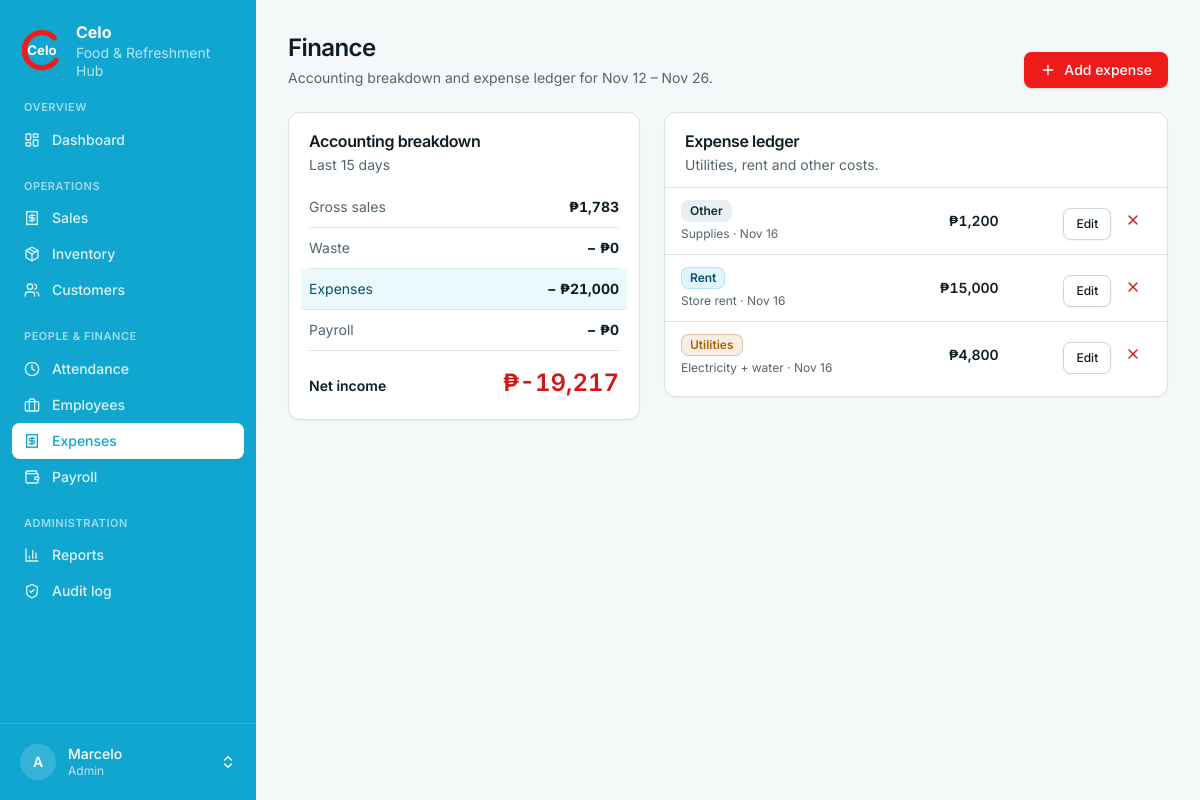
Screenshot of /finance/expenses/ (signed in) with the database file from the repository.
### accounts/models.py (models this page shows)
class User(AbstractUser):
    class Role(models.TextChoices):
        ADMIN = "admin", "Admin"
        STAFF = "staff", "Staff"
    role = models.CharField(max_length=10, choices=Role.choices, default=Role.STAFF)
    @property
    def is_celo_admin(self):
        return self.is_superuser or self.role == self.Role.ADMIN

### finance/models.py (models this page shows, shortened)
class Expense(models.Model):
    class Category(models.TextChoices):
        UTILITIES = "utilities", "Utilities"
        RENT = "rent", "Rent"
        OTHER = "other", "Other"
    category = models.CharField(max_length=10, choices=Category.choices, default=Category.UTILITIES)
    description = models.CharField(max_length=160, blank=True, help_text="e.g. Electricity + water")
    amount = models.DecimalField(max_digits=12, decimal_places=2, validators=[MinValueValidator(Decimal("0.01"))])
    incurred_on = models.DateField(default=timezone.localdate)
    class Meta:
        ordering = ["-incurred_on", "-id"]

### finance/views.py (the view)
# urls.py: path("expenses/", views.expense_list, name="expenses"),
@admin_required
def expense_list(request):
    start, end = services.current_period()
    return render(request, "finance/expense_list.html", {
        "expenses": Expense.objects.filter(incurred_on__range=(start, end)),
        "b": services.accounting_breakdown(start, end),
    })

### accounts/permissions.py (called while the page is built)
def admin_required(view):
    @login_required
    @wraps(view)
    def wrapper(request, *args, **kwargs):
        if not request.user.is_celo_admin:
            raise PermissionDenied
        return view(request, *args, **kwargs)
    return wrapper

### celo/utils.py (called while the page is built)
def day_start(d: date) -> datetime:
    return timezone.make_aware(datetime.combine(d, time.min))

def day_end(d: date) -> datetime:
    return day_start(d + timedelta(days=1))

### finance/services.py (called while the page is built)
def current_period():
    end = timezone.localdate()
    return end - timedelta(days=settings.CELO_PAYROLL_PERIOD_DAYS - 1), end

def gross_sales(start, end):
    return Order.objects.filter(created_at__gte=day_start(start), created_at__lt=day_end(end)) \
        .aggregate(t=Sum("total"))["t"] or ZERO

def accounting_breakdown(start, end):
    gross = gross_sales(start, end)
    waste = WasteRecord.objects.filter(recorded_at__gte=day_start(start), recorded_at__lt=day_end(end)) \
        .aggregate(t=Sum("cost"))["t"] or ZERO
    expenses = Expense.objects.filter(incurred_on__range=(start, end)).aggregate(t=Sum("amount"))["t"] or ZERO
    payroll = PayrollRecord.objects.filter(period_end__range=(start, end)).aggregate(t=Sum("amount"))["t"] or ZERO
    return {
        "start": start, "end": end, "gross": gross, "waste": waste,
        "expenses": expenses, "payroll": payroll,
        "net": gross - waste - expenses - payroll,
    }

### templates/finance/expense_list.html (shortened to what this page needs)
{% extends "base.html" %}{% load humanize %}
{% block page_title %}Finance{% endblock %}
{% block page_desc %}Accounting breakdown and expense ledger for {{ b.start|date:"M d" }} – {{ b.end|date:"M d" }}.{% endblock %}
{% block actions %}<a class="btn btn-primary" href="{% url 'finance:expense_new' %}">{% include "partials/icon.html" with name="plus" %}Add expense</a>{% endblock %}
{% block content %}
<div class="grid items-start gap-6 lg:grid-cols-[22rem_minmax(0,1fr)]">
  <section class="card">
    <div class="card-header"><h2 class="card-title">Accounting breakdown</h2><p class="card-description">Last 15 days</p></div>
    <div class="card-content text-sm">
      <div class="flex justify-between border-b py-2.5"><span class="text-muted-foreground">Gross sales</span><strong class="tabular-nums">₱{{ b.gross|floatformat:"-2"|intcomma }}</strong></div>
      <div class="flex justify-between border-b py-2.5"><span class="text-muted-foreground">Waste</span><strong class="tabular-nums">− ₱{{ b.waste|floatformat:"-2"|intcomma }}</strong></div>
      <div class="flex justify-between border-b bg-accent/60 px-2 py-2.5 -mx-2 rounded"><span class="text-accent-foreground">Expenses</span><strong class="tabular-nums">− ₱{{ b.expenses|floatformat:"-2"|intcomma }}</strong></div>
      <div class="flex justify-between border-b py-2.5"><span class="text-muted-foreground">Payroll</span><strong class="tabular-nums">− ₱{{ b.payroll|floatformat:"-2"|intcomma }}</strong></div>
      <div class="flex items-baseline justify-between pt-4"><span class="font-semibold">Net income</span>
        <span class="text-2xl font-semibold tabular-nums {% if b.net < 0 %}text-destructive{% endif %}">₱{{ b.net|floatformat:"-2"|intcomma }}</span></div>
    </div>
  </section>
  <section class="card">
    <div class="card-header"><h2 class="card-title">Expense ledger</h2><p class="card-description">Utilities, rent and other costs.</p></div>
    <div class="card-content px-0 pb-2"><div class="table-wrap"><table>
      <tbody>
      {% for e in expenses %}
        <tr>
          <td><span class="badge {% if e.category == 'rent' %}badge-cyan{% elif e.category == 'utilities' %}badge-amber{% else %}badge-muted{% endif %}">{{ e.get_category_display }}</span>
              <div class="mt-1 text-xs text-muted-foreground">{{ e.description }}{% if e.description %} · {% endif %}{{ e.incurred_on|date:"M d" }}</div></td>
          <td class="num font-semibold">₱{{ e.amount|floatformat:"-2"|intcomma }}</td>
          <td class="num whitespace-nowrap">
            <a class="btn btn-outline btn-sm" href="{% url 'finance:expense_edit' e.pk %}">Edit</a>
            <a class="btn btn-ghost btn-icon btn-sm text-destructive hover:text-destructive" href="{% url 'finance:expense_delete' e.pk %}" aria-label="Delete expense">{% include "partials/icon.html" with name="x" %}</a>
          </td>
        </tr>
      {% empty %}<tr><td colspan="3" class="py-10 text-center text-muted-foreground">No expenses in this 15-day period.</td></tr>{% endfor %}
      </tbody>
    </table></div></div>
  </section>
</div>
{% endblock %}

### templates/base.html (shortened to what this page needs)
{% load celo_ui %}<!doctype html>
<html lang="en" class="h-full">
<head>
  {% include "partials/tailwind.html" %}
</head>
<body class="min-h-full bg-background font-sans text-foreground antialiased">
<div class="min-h-screen {% if user.is_authenticated %}md:grid md:grid-cols-[16rem_minmax(0,1fr)]{% endif %}">
{% if user.is_authenticated %}
  {% nav_items as groups %}
  <aside id="sidebar" class="fixed inset-y-0 left-0 z-40 flex w-64 -translate-x-full flex-col bg-brand-dark text-white transition-transform duration-200 md:sticky md:top-0 md:h-screen md:translate-x-0 print:hidden">
    <a href="{% url 'dashboard:home' %}" class="flex items-center gap-3 px-5 py-5" aria-label="Celo home">
      <svg viewBox="0 0 100 100" class="h-11 w-11 shrink-0" role="img" aria-label="Celo logo">
        <text x="50" y="62" text-anchor="middle" font-size="30" font-weight="700" fill="#fff" font-family="Inter, system-ui, sans-serif">Celo</text>
      </svg>
      <span class="text-sm leading-tight"><strong class="block text-base">Celo</strong><span class="text-white/70">Food &amp; Refreshment Hub</span></span>
    </a>
    <nav class="flex-1 space-y-5 overflow-y-auto px-3 pb-4" aria-label="Main">
      {% for g in groups %}
        <div>
          <p class="px-3 pb-1.5 text-[11px] font-semibold uppercase tracking-wider text-white/60">{{ g.label }}</p>
          {% for i in g.items %}
            <a href="{{ i.href }}" {% if i.active %}aria-current="page"{% endif %}
               class="flex items-center gap-3 rounded-md px-3 py-2 text-sm font-medium transition-colors {% if i.active %}bg-white text-brand-dark shadow-sm{% else %}text-white/85 hover:bg-white/10 hover:text-white{% endif %}">
              {% include "partials/icon.html" with name=i.icon %}{{ i.label }}
            </a>
          {% endfor %}
        </div>
      {% endfor %}
    </nav>
    <div class="relative border-t border-white/15 p-3">
      <button type="button" id="profile-btn" aria-haspopup="menu" aria-expanded="false" aria-controls="profile-menu"
              class="flex w-full items-center gap-3 rounded-md px-2 py-2 text-left transition-colors hover:bg-white/10 {% if request.resolver_match.app_name == 'accounts' %}bg-white/10{% endif %}">
        <span class="grid h-9 w-9 shrink-0 place-items-center rounded-full bg-white/15 text-sm font-semibold">{{ user.username|slice:":1"|upper }}</span>
        <span class="min-w-0 flex-1 text-sm leading-tight"><span class="block truncate font-medium">{{ user.get_full_name|default:user.username }}</span><span class="block text-xs text-white/70">{{ user.get_role_display }}</span></span>
      </button>
    </div>
  </aside>
{% endif %}
  <div class="min-w-0">
    <main class="mx-auto w-full max-w-6xl p-4 sm:p-6 lg:p-8">
      {% block header %}
        <div class="mb-6 flex flex-wrap items-end justify-between gap-3 print:hidden">
          <div>
            <h1 class="text-2xl font-semibold tracking-tight">{% block page_title %}{% endblock %}</h1>
            <p class="mt-1 text-sm text-muted-foreground">{% block page_desc %}{% endblock %}</p>
          </div>
          <div class="flex flex-wrap items-center gap-2">{% block actions %}{% endblock %}</div>
        </div>
      {% endblock %}
      {% block content %}{% endblock %}
    </main>
  </div>
</div>
</body>
</html>

### rows the page displays
User: username "A", get_full_name "Marcelo", role "Admin"
Expense: category "Other", description "Supplies", incurred_on "Nov 16", amount "1,200"
Expense: category "Rent", description "Store rent", incurred_on "Nov 16", amount "15,000"
Expense: category "Utilities", description "Electricity + water", incurred_on "Nov 16", amount "4,800"

### other values shown
{{ g.label }} "OVERVIEW" "OPERATIONS" "PEOPLE & FINANCE" "ADMINISTRATION"
{{ i.label }} "Dashboard" "Sales" "Inventory" "Customers" "Attendance" "Employees" "Expenses" "Payroll" "Reports" "Audit log"
{{ b.start|date:"M d" }} "Nov 12"
{{ b.end|date:"M d" }} "Nov 26"
{{ b.gross|floatformat:"-2"|intcomma }} "1,783"
{{ b.waste|floatformat:"-2"|intcomma }} "0"
{{ b.expenses|floatformat:"-2"|intcomma }} "21,000"
{{ b.payroll|floatformat:"-2"|intcomma }} "0"
{{ b.net|floatformat:"-2"|intcomma }} "-19,217"
